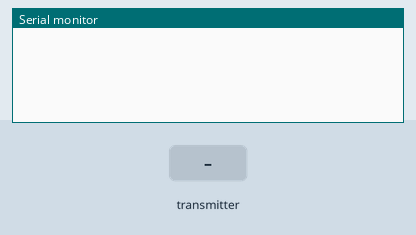
The program below on a simulated ESP32. Shown: the last lines printed to the serial monitor. The inputs (shaded band) are chosen by the test bench. WiFi joins after 1.5 s; servers stay silent unless stated.

Above: at 1.2 s.
1.3 s: the transmitter starts sending id = 0
At 1.66 s:
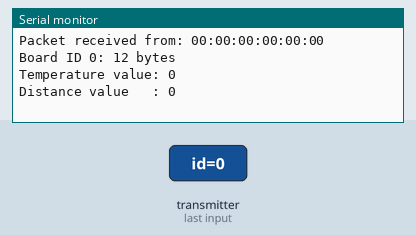
2.8 s: the transmitter starts sending temp = 25
4.3 s: the transmitter starts sending dis = 1024
At 4.66 s:
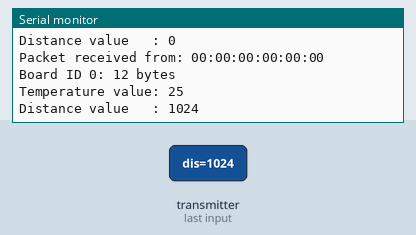
7.3 s: the transmitter starts sending id = 1
8.8 s: the transmitter starts sending temp = 50
10.3 s: the transmitter starts sending dis = 2048
At 10.66 s:
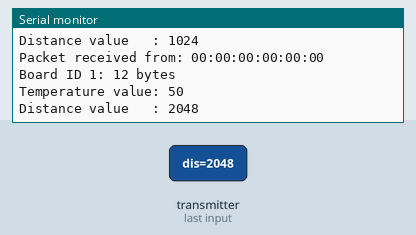
Timing chart, 0 to 12.8 s (numbered marks = the images above; inputs shaded):
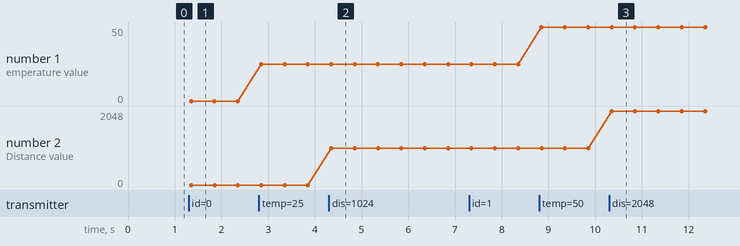

The program:

main.cpp
```cpp
#include <Arduino.h>
#include <esp_now.h>
#include "WiFi.h"
#include "ArduinoJson.h"
#include "ESPMQTTClient.h"
//https://randomnerdtutorials.com/esp-now-many-to-one-esp32/
//209aa92e-52f8-4540-ab45-77c37da12a77
#define LED_BUILTIN  2

char data[1024];
int package = 0;
int limit_package = 10;
int Tpack = 5;
int Nboards = 3;
int amostrasLimit=5;
int lastTime = 0;
unsigned long timestep = 20;

int lastTimeWD = 0;
int timestepWD = 6000;

typedef struct struct_message {
    int id;
    int temp; // must be unique for each sender board
    int dis;
} struct_message;

struct_message myData;
struct_message board1;
struct_message boardsStruct[1] = {board1};

void OnDataRecv(const uint8_t * mac_addr, const uint8_t *incomingData, int len) {
  char macStr[18];
  Serial.print("Packet received from: ");
  snprintf(macStr, sizeof(macStr), "%02x:%02x:%02x:%02x:%02x:%02x",
           mac_addr[0], mac_addr[1], mac_addr[2], mac_addr[3], mac_addr[4], mac_addr[5]);
  Serial.println(macStr);
  memcpy(&myData, incomingData, sizeof(myData));
  Serial.printf("Board ID %u: %u bytes\n", myData.id, len);
  // Update the structures with the new incoming data
  boardsStruct[myData.id-1].temp = myData.temp;
  boardsStruct[myData.id-1].dis = myData.dis;
  boardsStruct[myData.id-1].id = myData.id;
  Serial.printf("Temperature value: %d \n", boardsStruct[myData.id-1].temp);
  Serial.printf("Distance value   : %d \n", boardsStruct[myData.id-1].dis);
  Serial.println();
}


void init_now(){

  WiFi.mode(WIFI_STA);

  if (esp_now_init() != ESP_OK) {
    Serial.println("Error initializing ESP-NOW");
    return;
  }
}

void setup() {
  Serial.begin(115200);

  init_now();
  esp_now_register_recv_cb(OnDataRecv);

}


void loop() {

  bool VerifySensorOff = false;
  StaticJsonDocument<1024> doc;
  Serial.println();
  for (int amostras = 0; amostras <= amostrasLimit; amostras++){
    int auxboard = 1;
    while(auxboard <= Nboards){
      while (true){
        if ((millis() - lastTime) > timestep) {
          if(myData.id == auxboard){
            doc["Temp"][(auxboard-1)][amostras] = boardsStruct[myData.id-1].temp;
            doc["Dist"][(auxboard-1)][amostras] = boardsStruct[myData.id-1].dis;
            auxboard++;
            break;
          }
          lastTime = millis();
        }
        // Verificar se um esp foi desconectado e pular para o proximo caso seja verdade
        if ((millis() - lastTimeWD) > timestepWD){
          Serial.println("TIME EXPIRED");
          doc["Temp"][auxboard][amostras] = nullptr;
          doc["Dist"][auxboard][amostras] = nullptr;
          auxboard++;
          VerifySensorOff = true;
          break;
        }
      }
      lastTimeWD = millis();
    }
  }
  serializeJson(doc, Serial);
  serializeJson(doc, data);
  serializeJsonPretty(doc, Serial);

  if (VerifySensorOff == (true)){
    ESP.restart();
  }
}
```

ESP32HTTPUpdateServer.h
```cpp
#ifndef ESP32_HTTP_UPDATE_SERVER_H
#define ESP32_HTTP_UPDATE_SERVER_H

/*
  Based on the HTTP update exemple of ESP32 core
*/

#include <WebServer.h>
#include <Update.h>

#define ESP32_WEB_UPDATE_HTML "<html><body><form method='POST' action='' enctype='multipart/form-data'><input type='file' name='update'><input type='submit' value='Update'></form></body></html>"
#define ESP32_WEB_UPDATE_SUCCESS_RESPONSE "<META http-equiv=\"refresh\" content=\"10;URL=/\">Update Success! Rebooting...\n"

class ESP32HTTPUpdateServer
{
private:
  WebServer* _server;

  String _username;
  String _password;
  bool _serialDebugging;

public:
  ESP32HTTPUpdateServer(bool serialDebugging = false)
  {
    _server = NULL;
    _username = "";
    _password = "";
  }

  void setup(WebServer* server, const char* path = "/", const char* username = "", const char* password = "")
  {
    _server = server;
    _username = username;
    _password = password;

    // Get of the index handling
    _server->on(path, HTTP_GET, [&]() {
      // Force authentication if a user and password are defined
      if (_username.length() > 0 && _password.length() > 0 && !_server->authenticate(_username.c_str(), _password.c_str()))
        return _server->requestAuthentication();

      _server->sendHeader("Connection", "close");
      _server->send(200, "text/html", ESP32_WEB_UPDATE_HTML);
    });

    // Post of the file handling
    _server->on(path, HTTP_POST, [&]() {
      _server->client().setNoDelay(true);
      _server->send_P(200, "text/html", (Update.hasError()) ? "FAIL" : ESP32_WEB_UPDATE_SUCCESS_RESPONSE);
      delay(100);
      _server->client().stop();
      ESP.restart();
    }, [&]() {
      HTTPUpload& upload = _server->upload();

      if (upload.status == UPLOAD_FILE_START)
      {
        // Check if we are authenticated
        if (!(_username.length() == 0 || _password.length() == 0 || _server->authenticate(_username.c_str(), _password.c_str())))
        {
          if (_serialDebugging)
            Serial.printf("Unauthenticated Update\n");

          return;
        }

        // Debugging message for upload start
        if (_serialDebugging)
        {
          Serial.setDebugOutput(true);
          Serial.printf("Update: %s\n", upload.filename.c_str());
        }

        // Starting update
        bool error = Update.begin(UPDATE_SIZE_UNKNOWN);
        if (_serialDebugging && error)
          Update.printError(Serial);
      }
      else if (upload.status == UPLOAD_FILE_WRITE)
      {
        if (Update.write(upload.buf, upload.currentSize) != upload.currentSize && _serialDebugging)
          Update.printError(Serial);
      }
      else if (upload.status == UPLOAD_FILE_END)
      {
        if (Update.end(true) && _serialDebugging)
          Serial.printf("Update Success: %u\nRebooting...\n", upload.totalSize);
        else if(_serialDebugging)
          Update.printError(Serial);

        if(_serialDebugging)
          Serial.setDebugOutput(false);
      }
      else if(_serialDebugging)
        Serial.printf("Update Failed Unexpectedly (likely broken connection): status=%d\n", upload.status);
    });

    _server->begin();
  }
};

#endif
```

EspMQTTClient.h
```cpp
#ifndef ESP_MQTT_CLIENT_H
#define ESP_MQTT_CLIENT_H

#include <ArduinoOTA.h>
#include <PubSubClient.h>
#include <vector>

#ifdef ESP8266

  #include <ESP8266WiFi.h>
  #include <ESP8266WebServer.h>
  #include <ESP8266mDNS.h>
  #include <ESP8266HTTPUpdateServer.h>

  #define DEFAULT_MQTT_CLIENT_NAME "ESP8266"
  #define ESPHTTPUpdateServer ESP8266HTTPUpdateServer
  #define ESPmDNS ESP8266mDNS
  #define WebServer ESP8266WebServer

#else // for ESP32

  #include <WiFiClient.h>
  #include <WebServer.h>
  #include <ESPmDNS.h>
  #include "ESP32HTTPUpdateServer.h"

  #define DEFAULT_MQTT_CLIENT_NAME "ESP32"
  #define ESPHTTPUpdateServer ESP32HTTPUpdateServer

#endif

void onConnectionEstablished(); // MUST be implemented in your sketch. Called once everythings is connected (Wifi, mqtt).

typedef std::function<void()> ConnectionEstablishedCallback;
typedef std::function<void(const String &message)> MessageReceivedCallback;
typedef std::function<void(const String &topicStr, const String &message)> MessageReceivedCallbackWithTopic;
typedef std::function<void()> DelayedExecutionCallback;

class EspMQTTClient
{
private:
  // Wifi related
  bool _handleWiFi;
  bool _wifiConnected;
  bool _connectingToWifi;
  unsigned long _lastWifiConnectiomAttemptMillis;
  unsigned long _nextWifiConnectionAttemptMillis;
  unsigned int _wifiReconnectionAttemptDelay;
  const char* _wifiSsid;
  const char* _wifiPassword;
  WiFiClient _wifiClient;

  // MQTT related
  bool _mqttConnected;
  unsigned long _nextMqttConnectionAttemptMillis;
  unsigned int _mqttReconnectionAttemptDelay;
  const char* _mqttServerIp;
  const char* _mqttUsername;
  const char* _mqttPassword;
  const char* _mqttClientName;
  short _mqttServerPort;
  bool _mqttCleanSession;
  char* _mqttLastWillTopic;
  char* _mqttLastWillMessage;
  bool _mqttLastWillRetain;
  unsigned int _failedMQTTConnectionAttemptCount;

  PubSubClient _mqttClient;

  struct TopicSubscriptionRecord {
    String topic;
    MessageReceivedCallback callback;
    MessageReceivedCallbackWithTopic callbackWithTopic;
  };
  std::vector<TopicSubscriptionRecord> _topicSubscriptionList;

  // HTTP/OTA update related
  char* _updateServerAddress;
  char* _updateServerUsername;
  char* _updateServerPassword;
  WebServer* _httpServer;
  ESPHTTPUpdateServer* _httpUpdater;
  bool _enableOTA;

  // Delayed execution related
  struct DelayedExecutionRecord {
    unsigned long targetMillis;
    DelayedExecutionCallback callback;
  };
  std::vector<DelayedExecutionRecord> _delayedExecutionList;

  // General behaviour related
  ConnectionEstablishedCallback _connectionEstablishedCallback;
  bool _enableSerialLogs;
  bool _drasticResetOnConnectionFailures;
  unsigned int _connectionEstablishedCount; // Incremented before each _connectionEstablishedCallback call

public:
  EspMQTTClient(
    // port and client name are swapped here to prevent a collision with the MQTT w/o auth constructor
    const short mqttServerPort = 1883,
    const char* mqttClientName = DEFAULT_MQTT_CLIENT_NAME);

  /// Wifi + MQTT with no MQTT authentification
  EspMQTTClient(
    const char* wifiSsid,
    const char* wifiPassword,
    const char* mqttServerIp,
    const char* mqttClientName = DEFAULT_MQTT_CLIENT_NAME,
    const short mqttServerPort = 1883);

  /// Wifi + MQTT with MQTT authentification
  EspMQTTClient(
    const char* wifiSsid,
    const char* wifiPassword,
    const char* mqttServerIp,
    const char* mqttUsername,
    const char* mqttPassword,
    const char* mqttClientName = DEFAULT_MQTT_CLIENT_NAME,
    const short mqttServerPort = 1883);

  /// Only MQTT handling (no wifi), with MQTT authentification
  EspMQTTClient(
    const char* mqttServerIp,
    const short mqttServerPort,
    const char* mqttUsername,
    const char* mqttPassword,
    const char* mqttClientName = DEFAULT_MQTT_CLIENT_NAME);

  /// Only MQTT handling without MQTT authentification
  EspMQTTClient(
    const char* mqttServerIp,
    const short mqttServerPort,
    const char* mqttClientName = DEFAULT_MQTT_CLIENT_NAME);

  ~EspMQTTClient();

  // Optional functionality
  void enableDebuggingMessages(const bool enabled = true); // Allow to display useful debugging messages. Can be set to false to disable them during program execution
  void enableHTTPWebUpdater(const char* username, const char* password, const char* address = "/"); // Activate the web updater, must be set before the first loop() call.
  void enableHTTPWebUpdater(const char* address = "/"); // Will set user and password equal to _mqttUsername and _mqttPassword
  void enableOTA(const char *password = NULL, const uint16_t port = 0); // Activate OTA updater, must be set before the first loop() call.
  void enableMQTTPersistence(); // Tell the broker to establish a persistent connection. Disabled by default. Must be called before the first loop() execution
  void enableLastWillMessage(const char* topic, const char* message, const bool retain = false); // Must be set before the first loop() call.
  void enableDrasticResetOnConnectionFailures() {_drasticResetOnConnectionFailures = true;} // Can be usefull in special cases where the ESP board hang and need resetting (#59)

  /// Main loop, to call at each sketch loop()
  void loop();

  // MQTT related
  bool setMaxPacketSize(const uint16_t size); // Pubsubclient >= 2.8; override the default value of MQTT_MAX_PACKET_SIZE
  bool publish(const String &topic, const String &payload, bool retain = false);
  bool subscribe(const String &topic, MessageReceivedCallback messageReceivedCallback, uint8_t qos = 0);
  bool subscribe(const String &topic, MessageReceivedCallbackWithTopic messageReceivedCallback, uint8_t qos = 0);
  bool unsubscribe(const String &topic);   //Unsubscribes from the topic, if it exists, and removes it from the CallbackList.
  void setKeepAlive(uint16_t keepAliveSeconds); // Change the keepalive interval (15 seconds by default)
  inline void setMqttClientName(const char* name) { _mqttClientName = name; }; // Allow to set client name manually (must be done in setup(), else it will not work.)
  inline void setMqttServer(const char* server, const char* username = "", const char* password = "", const short port = 1883) { // Allow setting the MQTT info manually (must be done in setup())
    _mqttServerIp   = server;
    _mqttUsername   = username;
    _mqttPassword   = password;
    _mqttServerPort = port;
  };

  // Wifi related
  void setWifiCredentials(const char* wifiSsid, const char* wifiPassword);

  // Other
  void executeDelayed(const unsigned long delay, DelayedExecutionCallback callback);

  inline bool isConnected() const { return isWifiConnected() && isMqttConnected(); }; // Return true if everything is connected
  inline bool isWifiConnected() const { return _wifiConnected; }; // Return true if wifi is connected
  inline bool isMqttConnected() const { return _mqttConnected; }; // Return true if mqtt is connected
  inline unsigned int getConnectionEstablishedCount() const { return _connectionEstablishedCount; }; // Return the number of time onConnectionEstablished has been called since the beginning.

  inline const char* getMqttClientName() { return _mqttClientName; };
  inline const char* getMqttServerIp() { return _mqttServerIp; };
  inline short getMqttServerPort() { return _mqttServerPort; };

  // Default to onConnectionEstablished, you might want to override this for special cases like two MQTT connections in the same sketch
  inline void setOnConnectionEstablishedCallback(ConnectionEstablishedCallback callback) { _connectionEstablishedCallback = callback; };

  // Allow to set the minimum delay between each MQTT reconnection attempt. 15 seconds by default.
  inline void setMqttReconnectionAttemptDelay(const unsigned int milliseconds) { _mqttReconnectionAttemptDelay = milliseconds; };

  // Allow to set the minimum delay between each WiFi reconnection attempt. 60 seconds by default.
  inline void setWifiReconnectionAttemptDelay(const unsigned int milliseconds) { _wifiReconnectionAttemptDelay = milliseconds; };

private:
  bool handleWiFi();
  bool handleMQTT();
  void onWiFiConnectionEstablished();
  void onWiFiConnectionLost();
  void onMQTTConnectionEstablished();
  void onMQTTConnectionLost();

  void connectToWifi();
  bool connectToMqttBroker();
  void processDelayedExecutionRequests();
  bool mqttTopicMatch(const String &topic1, const String &topic2);
  void mqttMessageReceivedCallback(char* topic, uint8_t* payload, unsigned int length);
};

#endif
```

Measured:
- after the input at 1.3 s, the serial monitor: prints a new line after 0.05 s (image 1)
- after the input at 4.3 s, the serial monitor: prints a new line after 0.05 s (image 2)
- after the input at 10.3 s, the serial monitor: prints a new line after 0.05 s (image 3)
- plotted number 1: 0 → 25 after the input at 2.8 s, 25 → 50 after the input at 8.8 s
- plotted number 2: 0 → 1024 after the input at 4.3 s, 1024 → 2048 after the input at 10.3 s
